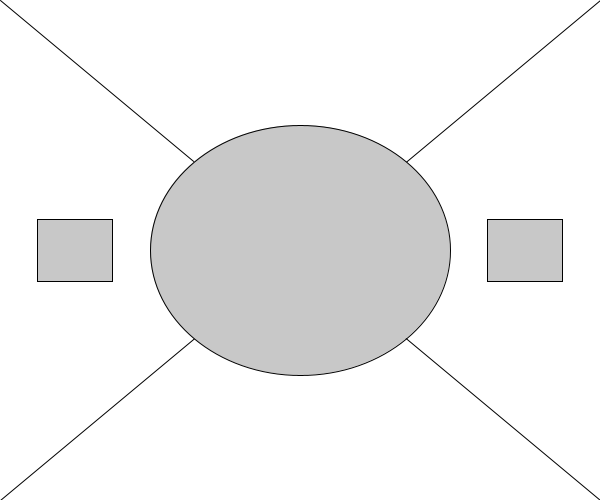
Frame 1 (no input)
Frame 60 (the mouse pressed at the canvas centre just before this capture): identical to frame 1, image omitted
Frame 120 (the mouse held since frame 60 and released just before this capture): identical to frame 1, image omitted

The Processing sketch that drew this single still picture (run headless with seeded random() and noise(); from frame 60 on, the mouse is pressed at the canvas centre):

// Processing sketch: sketch_190429d
// ── sketch_190429d.pde
void setup(){
  size(600,500);
  
};

int F = 255;

void draw(){
  rectMode(CENTER);
  
  background(F);
  
  //Crossing lines
  line(0,0, width, height);
  line(width,0,0,height);
  
  fill(200);
  ellipse(width / 2, height / 2, width / 2, height / 2);
  
  // 2 rects on side
  rect(width /8 , height /2, width /8, height /8);
  rect(width - width / 8, height /2, width / 8, height / 8);
};
